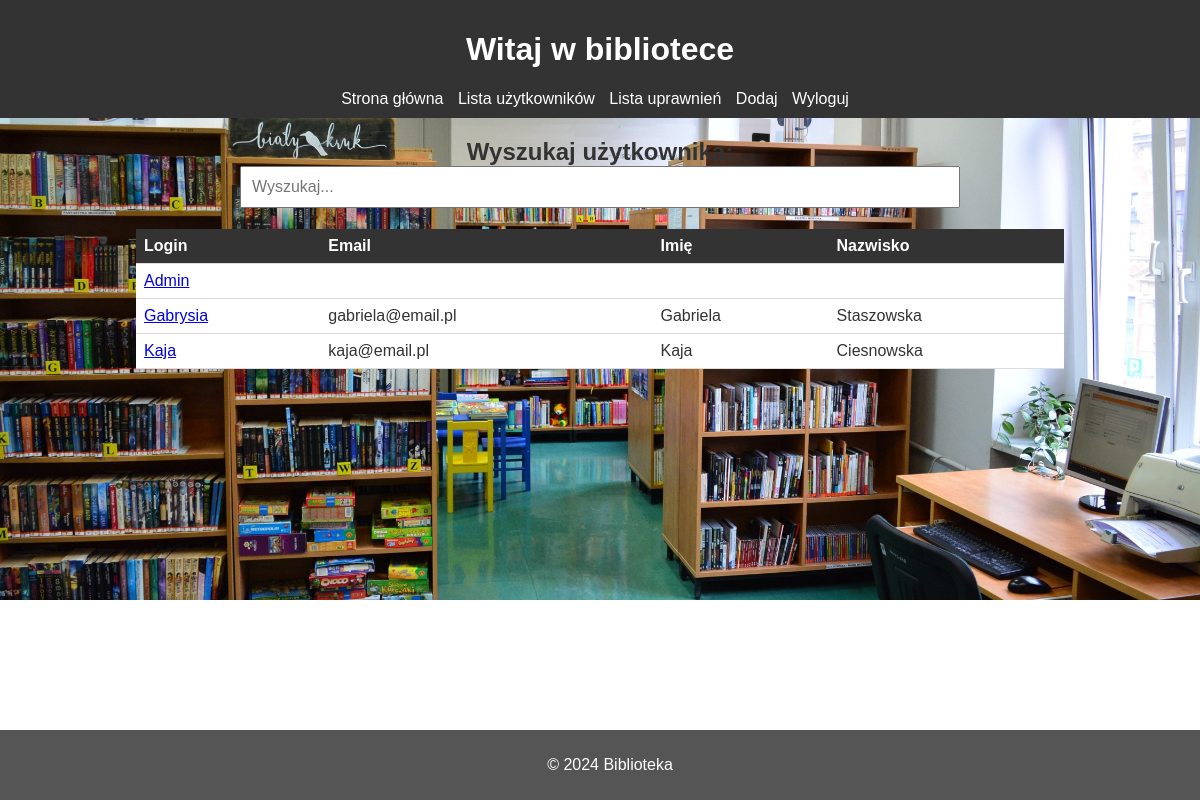
/list-user-permission (signed in), run on an earlier commit of the app's database.
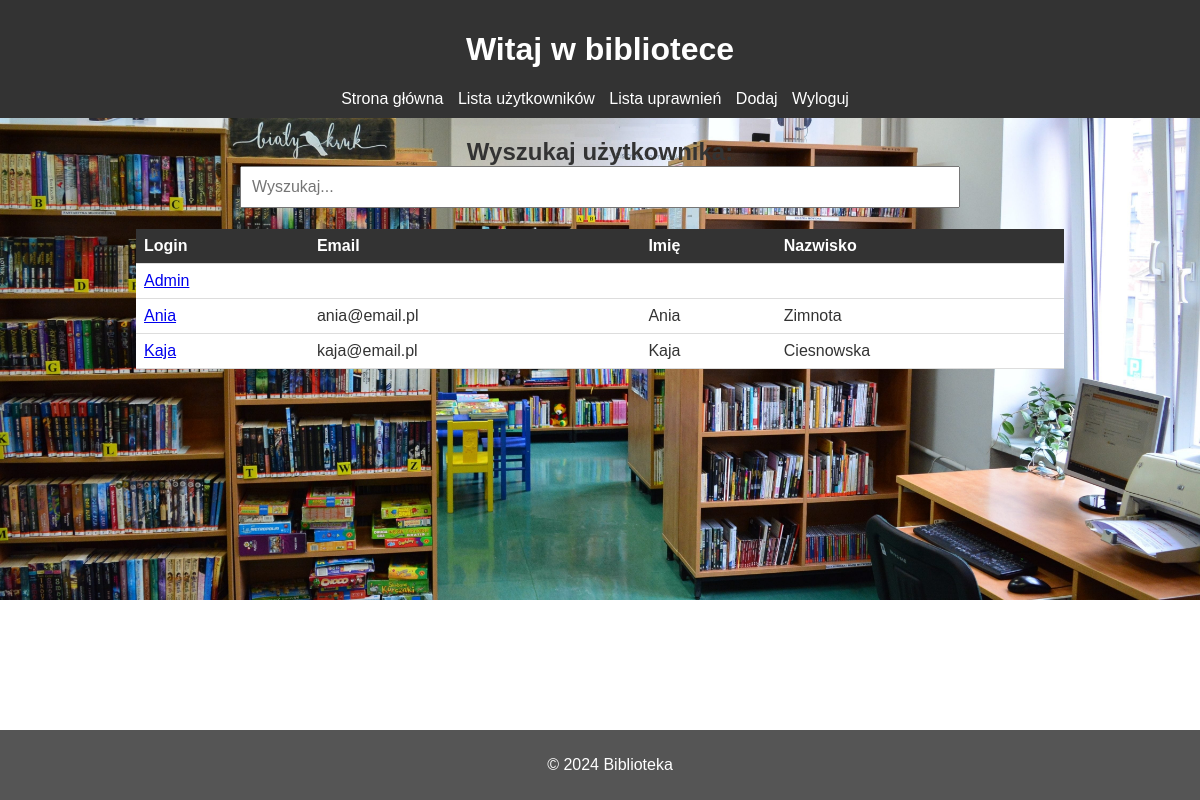
And on a later commit of the database.
### uzytkownicy/models.py (models this page shows, shortened)
class User(AbstractUser):
    choices = [(0, 'Męźczyzna'),
               (1, 'Kobieta')]
    Telefon = models.CharField(max_length=9,null=False, validators=[regex_telefon])
    Pesel = models.CharField(max_length=11, unique=True, null=False, validators=[regex_pesel, validate_pesel])
    Data_urodzenia = models.DateField(null = False)
    current_password = models.CharField(max_length=15, null=False, blank=False, validators=[password_validator])
    password_1 = models.CharField(max_length=15, null=False, blank=False, validators=[password_validator])
    password_2 = models.CharField(max_length=15, null=False, blank=False, validators=[password_validator])
    password_3 = models.CharField(max_length=15, null=False, blank=False, validators=[password_validator])
    passwords_attempts = models.IntegerField(default=0)
    Plec = models.IntegerField(choices=choices, null=False)
    Bibliotekarz = models.BooleanField(default = False)
    ManagerBiblioteki = models.BooleanField(default = False)
    utworzony = models.DateTimeField(auto_now_add=True)
    edytowany = models.DateTimeField(auto_now=True)
    is_deleted = models.BooleanField(default=False)
    is_password_changed = models.BooleanField(default=False)
    REQUIRED_FIELDS = ['Telefon', 'Pesel', 'Data_urodzenia', 'Plec']

### uzytkownicy/views.py (the view)
# urls.py: path('list-user-permission', views.ListUserPermissionView.as_view(), name='list-user-permission'),
class ListUserPermissionView(AddUserPermissionView):
    permission = Permissions.objects.filter(List_user=True).values_list('User', flat=True)

### uzytkownicy/views.py (called while the page is built)
    def get_queryset(self):
        users = User.objects.filter(id__in=self.permission)
        return users

    def test_func(self, *args, **kwargs) -> bool | None:
        return Permissions.objects.get(User=self.request.user.id).Edit_user

### uzytkownicy/templates/listUsers.html (shortened to what this page needs)
<!DOCTYPE html>
{% load static %}
<html lang="en">
<head>
</head>
<body>
    <header>
        <h1>Witaj w bibliotece</h1>
        <nav>
            <ul>
                <li><a href="{% url 'home' %}">Strona główna</a></li>
                <li><a href="{% url 'users' %}">Lista użytkowników</a></li>
                <li><a href="{% url 'list-permissions' %}">Lista uprawnień</a></li>
                <li><a href="{% url 'addUser' %}">Dodaj</a></li>
                {% if user.is_authenticated %}
                <li><a href="{% url 'logout' %}">Wyloguj</a></li>
            {% else %}
                <li><a href="{% url 'login' %}">Zaloguj</a></li>
            {% endif %}
            </ul>
        </nav>
    </header>
    <main>
        {% if page == None %}
        <form action="" method="get">
            <label for="search">Wyszukaj użytkownika:</label>
            <br>
            <input id="search" name="q" type="text" placeholder="Wyszukaj...">
        </form>
        {% endif %}
        <table>
            <tr>
                <th>Login</th>
                <th>Email</th>
                <th>Imię</th>
                <th>Nazwisko</th>
            </tr>
            {% for user in object_list %}
            <tr>
                <td><a href="{% url 'user' user.id %}">{{ user.username }}</a></td>
                <td>{{ user.email }}</td>
                <td>{{ user.first_name }}</td>
                <td>{{ user.last_name }}</td>
            </tr>
            {% endfor %}
        </table>
    </main>
    <footer>
        <p>&copy; 2024 Biblioteka</p>
    </footer>
</body>
</html>

What changed in the data, as far as the page shows it:
no longer on this page (row unchanged): User: username "Gabrysia", email "gabriela@email.pl", first_name "Gabriela", last_name "Staszowska"
now on this page (row edited): User: username "Ania", email "ania@email.pl", first_name "Ania", last_name "Zimnota"
